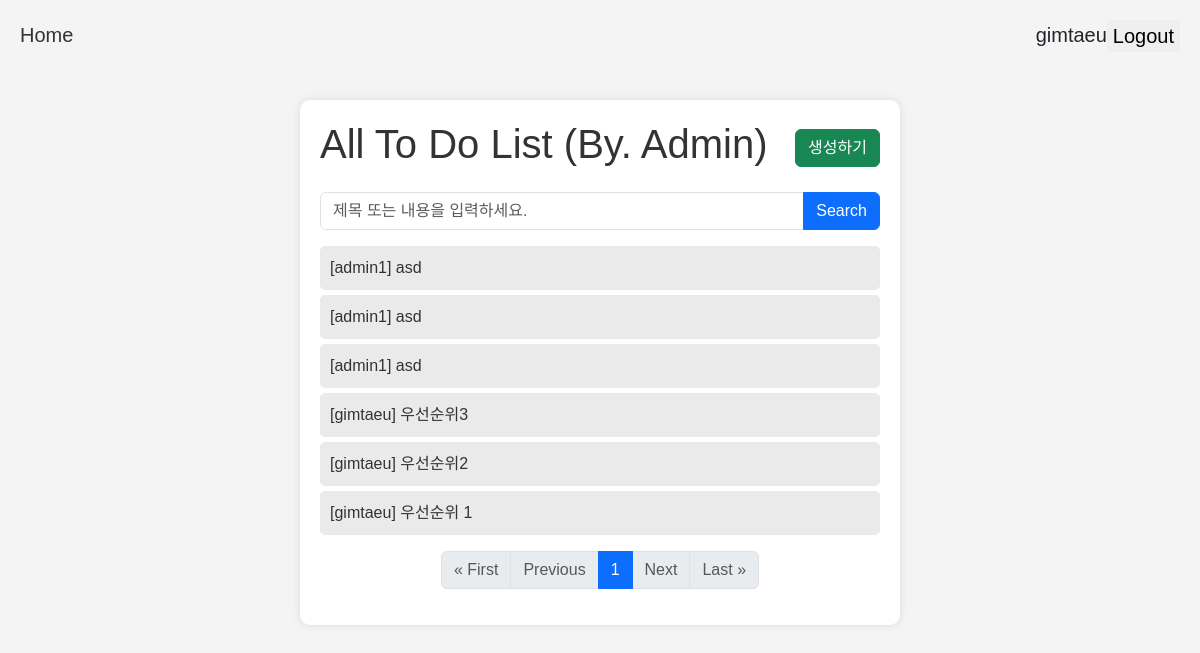
Before: /day5/todo/ (signed in) with the older database file.
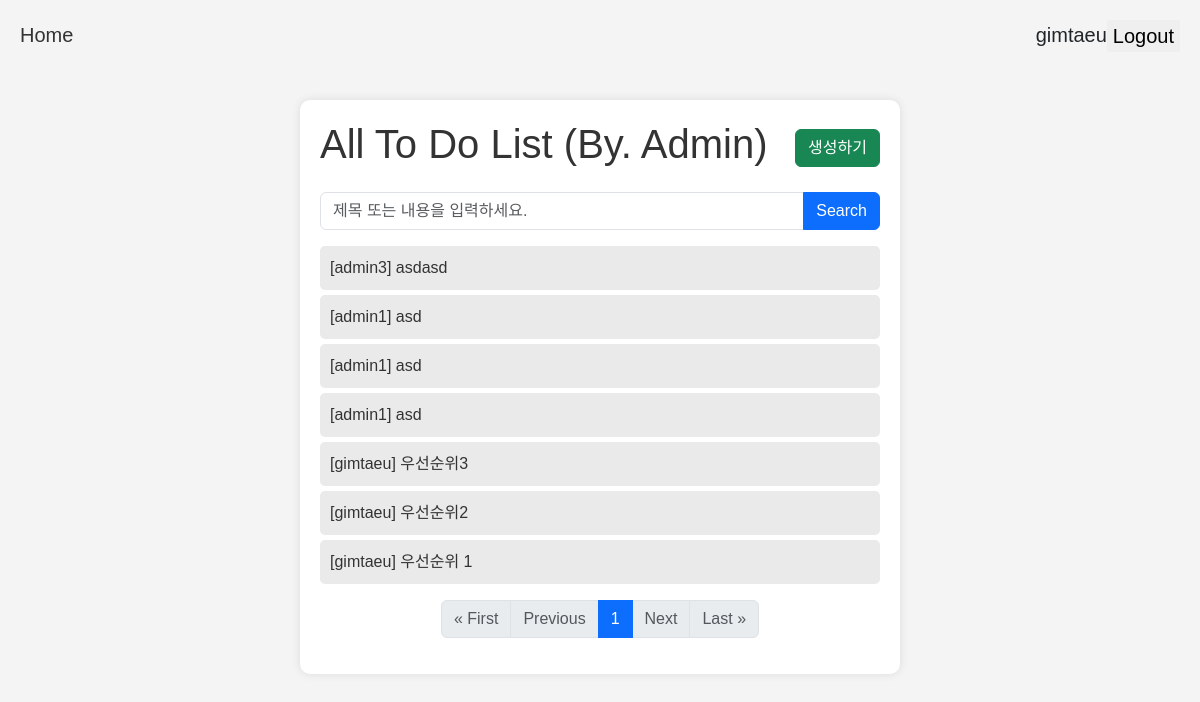
After: the same page with the newer database file.
### day2/models.py (models this page shows, shortened)
class Todo(models.Model):
    title = models.CharField("제목", max_length=50)
    description = models.TextField("해야할 일")
    start_date = models.DateField("해아할 일 시작 날짜")
    end_date = models.DateField("해야할 일 마감 날짜")
    is_completed = models.BooleanField("완료 여부", default=False)
    created_at = models.DateTimeField("생성 시간", auto_now_add=True)
    modified_at = models.DateTimeField("수정 시간", auto_now=True)
    user = models.ForeignKey(User, on_delete=models.CASCADE)

### day5/views.py (the view)
# urls.py: path("todo/", TodoListView.as_view(), name="cbv_todo_list"),
class TodoListView(LoginRequiredMixin, ListView):
    queryset = Todo.objects.all()
    template_name = "day2/todo_list.html"
    paginate_by = 10
    ordering = ["-created_at"]
    def get_queryset(self):
        queryset = super().get_queryset().filter(user=self.request.user)
        if self.request.user.is_superuser:
            queryset = super().get_queryset()
        q = self.request.GET.get("q")
        if q:
            queryset = queryset.filter(Q(title__icontains=q) | Q(content__icontains=q))
        return queryset

### templates/day2/todo_list.html (shortened to what this page needs)
{% extends 'day2/base.html' %}
{% block content %}
<div class="container mt-lg-5">
    {% if request.user.is_authenticated %}
    <div class="d-flex justify-content-between align-items-center mb-3">
        {% if not request.user.is_staff %}
            <h1>{{ request.user.username }}'s Todo List</h1>
        {% else %}
            <h1>All To Do List (By. Admin)</h1>
        {% endif %}
        <button class="btn btn-success" onclick="location.href='{% url 'cbv_todo_create' %}'">생성하기</button>
    </div>
    <form method="GET" class="mb-3">
        <div class="input-group">
            <input type="text" class="form-control" placeholder="제목 또는 내용을 입력하세요." name="q" value="{% if request.GET.q %}{{ request.GET.q }}{% endif %}">
            <button class="btn btn-primary" type="submit">Search</button>
        </div>
    </form>
    <ul class="list-unstyled">
        {% for todo in page_obj.object_list %}
            <li class="todo-list-item"><a href="{% url 'cbv_todo_info' todo.id %}">[{{ todo.user.username }}] {{ todo.title }}</a></li>
        {% endfor %}
    </ul>
    {% include 'day2/pagination.html' %}
    {% endif %}
</div>
{% endblock %}

Changed rows visible on the page:
added Todo: user.username "admin3", title "asdasd"
